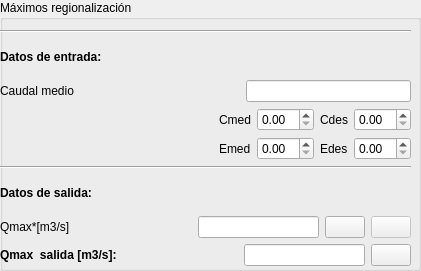
               <widget class="QGroupBox" name="groupBox_9">
                <property name="geometry">
                 <rect>
                  <x>0</x>
                  <y>710</y>
                  <width>421</width>
                  <height>271</height>
                 </rect>
                </property>
                <property name="title">
                 <string>Máximos regionalización</string>
                </property>
                <widget class="QWidget" name="layoutWidget_8">
                 <property name="geometry">
                  <rect>
                   <x>0</x>
                   <y>30</y>
                   <width>411</width>
                   <height>236</height>
                  </rect>
                 </property>
                 <layout class="QVBoxLayout" name="verticalLayout_21">
                  <item>
                   <widget class="Line" name="line_27">
                    <property name="orientation">
                     <enum>Qt::Horizontal</enum>
                    </property>
                   </widget>
                  </item>
                  <item>
                   <widget class="QLabel" name="label_55">
                    <property name="minimumSize">
                     <size>
                      <width>0</width>
                      <height>10</height>
                     </size>
                    </property>
                    <property name="font">
                     <font>
                      <weight>75</weight>
                      <bold>true</bold>
                     </font>
                    </property>
                    <property name="text">
                     <string>Datos de entrada:</string>
                    </property>
                   </widget>
                  </item>
                  <item>
                   <layout class="QHBoxLayout" name="horizontalLayout_56">
                    <item>
                     <widget class="QLabel" name="label_56">
                      <property name="toolTip">
                       <string>Mapa raster (o valor) con la precipitación anual en la cuenca [mm/año]</string>
                      </property>
                      <property name="whatsThis">
                       <string>Mapa raster (o valor) con la precipitación anual en la cuenca [mm/año]</string>
                      </property>
                      <property name="text">
                       <string>Caudal medio</string>
                      </property>
                     </widget>
                    </item>
                    <item>
                     <spacer name="horizontalSpacer_31">
                      <property name="orientation">
                       <enum>Qt::Horizontal</enum>
                      </property>
                      <property name="sizeHint" stdset="0">
                       <size>
                        <width>10</width>
                        <height>20</height>
                       </size>
                      </property>
                     </spacer>
                    </item>
                    <item>
                     <widget class="QLineEdit" name="PathInHydro_Rain_3">
                      <property name="readOnly">
                       <bool>false</bool>
                      </property>
                     </widget>
                    </item>
                   </layout>
                  </item>
                  <item>
                   <layout class="QHBoxLayout" name="horizontalLayout_57">
                    <item>
                     <layout class="QGridLayout" name="gridLayout_2">
                      <item row="0" column="2">
                       <widget class="QDoubleSpinBox" name="doubleSpinBox_20"/>
                      </item>
                      <item row="0" column="1">
                       <widget class="QLabel" name="label_57">
                        <property name="toolTip">
                         <string>Mapa raster (o valor) con la precipitación anual en la cuenca [mm/año]</string>
                        </property>
                        <property name="whatsThis">
                         <string>Mapa raster (o valor) con la precipitación anual en la cuenca [mm/año]</string>
                        </property>
                        <property name="text">
                         <string>Cmed</string>
                        </property>
                       </widget>
                      </item>
                      <item row="0" column="4">
                       <widget class="QDoubleSpinBox" name="doubleSpinBox_21"/>
                      </item>
                      <item row="0" column="3">
                       <widget class="QLabel" name="label_61">
                        <property name="toolTip">
                         <string>Mapa raster (o valor) con la precipitación anual en la cuenca [mm/año]</string>
                        </property>
                        <property name="whatsThis">
                         <string>Mapa raster (o valor) con la precipitación anual en la cuenca [mm/año]</string>
                        </property>
                        <property name="text">
                         <string>Cdes</string>
                        </property>
                       </widget>
                      </item>
                      <item row="1" column="1">
                       <widget class="QLabel" name="label_62">
                        <property name="toolTip">
                         <string>Mapa raster (o valor) con la precipitación anual en la cuenca [mm/año]</string>
                        </property>
                        <property name="whatsThis">
                         <string>Mapa raster (o valor) con la precipitación anual en la cuenca [mm/año]</string>
                        </property>
                        <property name="text">
                         <string>Emed</string>
                        </property>
                       </widget>
                      </item>
                      <item row="1" column="2">
                       <widget class="QDoubleSpinBox" name="doubleSpinBox_22"/>
                      </item>
                      <item row="1" column="3">
                       <widget class="QLabel" name="label_63">
                        <property name="toolTip">
                         <string>Mapa raster (o valor) con la precipitación anual en la cuenca [mm/año]</string>
                        </property>
                        <property name="whatsThis">
                         <string>Mapa raster (o valor) con la precipitación anual en la cuenca [mm/año]</string>
                        </property>
                        <property name="text">
                         <string>Edes</string>
                        </property>
                       </widget>
                      </item>
                      <item row="1" column="4">
                       <widget class="QDoubleSpinBox" name="doubleSpinBox_23"/>
                      </item>
                      <item row="1" column="0">
                       <spacer name="horizontalSpacer_32">
                        <property name="orientation">
                         <enum>Qt::Horizontal</enum>
                        </property>
                        <property name="sizeHint" stdset="0">
                         <size>
                          <width>10</width>
                          <height>20</height>
                         </size>
                        </property>
                       </spacer>
                      </item>
                      <item row="0" column="0">
                       <widget class="QLabel" name="label_64">
                        <property name="toolTip">
                         <string>Mapa raster (o valor) con la precipitación anual en la cuenca [mm/año]</string>
                        </property>
                        <property name="whatsThis">
                         <string>Mapa raster (o valor) con la precipitación anual en la cuenca [mm/año]</string>
                        </property>
                        <property name="text">
                         <string/>
                        </property>
                       </widget>
                      </item>
                     </layout>
                    </item>
                   </layout>
                  </item>
                  <item>
                   <layout class="QHBoxLayout" name="horizontalLayout_58"/>
                  </item>
                  <item>
                   <widget class="Line" name="line_28">
                    <property name="orientation">
                     <enum>Qt::Horizontal</enum>
                    </property>
                   </widget>
                  </item>
                  <item>
                   <widget class="QLabel" name="label_58">
                    <property name="font">
                     <font>
                      <weight>75</weight>
                      <bold>true</bold>
                     </font>
                    </property>
                    <property name="text">
                     <string>Datos de salida:</string>
                    </property>
                    <property name="textFormat">
                     <enum>Qt::AutoText</enum>
                    </property>
                   </widget>
                  </item>
                  <item>
                   <layout class="QHBoxLayout" name="horizontalLayout_59">
                    <item>
                     <widget class="QLabel" name="label_59">
                      <property name="toolTip">
                       <string>El valor del caudal calculado en cada tramo hidrológico.</string>
                      </property>
                      <property name="whatsThis">
                       <string>El valor del caudal calculado en cada tramo hidrológico.</string>
                      </property>
                      <property name="text">
                       <string>Qmax*[m3/s]</string>
                      </property>
                     </widget>
                    </item>
                    <item>
                     <spacer name="horizontalSpacer_33">
                      <property name="orientation">
                       <enum>Qt::Horizontal</enum>
                      </property>
                      <property name="sizeHint" stdset="0">
                       <size>
                        <width>10</width>
                        <height>20</height>
                       </size>
                      </property>
                     </spacer>
                    </item>
                    <item>
                     <widget class="QLineEdit" name="PathOutHydro_Qmed_3">
                      <property name="whatsThis">
                       <string>Ruta de guardado</string>
                      </property>
                      <property name="readOnly">
                       <bool>false</bool>
                      </property>
                     </widget>
                    </item>
                    <item>
                     <widget class="QPushButton" name="Button_HidroSaveQmed_4">
                      <property name="text">
                       <string/>
                      </property>
                      <property name="icon">
                       <iconset resource="resources.qrc">
                        <normaloff>:/plugins/HydroSEDPlugin/icons/folder.png</normaloff>:/plugins/HydroSEDPlugin/icons/folder.png</iconset>
                      </property>
                     </widget>
                    </item>
                    <item>
                     <widget class="QPushButton" name="Button_HidroViewQmed_3">
                      <property name="enabled">
                       <bool>false</bool>
                      </property>
                      <property name="maximumSize">
                       <size>
                        <width>40</width>
                        <height>16777215</height>
                       </size>
                      </property>
                      <property name="toolTip">
                       <string>Visualizar shp con el caudal calculado por tramos.</string>
                      </property>
                      <property name="whatsThis">
                       <string>Visualizar shp con el caudal calculado por tramos.</string>
                      </property>
                      <property name="text">
                       <string/>
                      </property>
                      <property name="icon">
                       <iconset resource="resources.qrc">
                        <normaloff>:/plugins/HydroSEDPlugin/icons/icono-ver.png</normaloff>:/plugins/HydroSEDPlugin/icons/icono-ver.png</iconset>
                      </property>
                     </widget>
                    </item>
                   </layout>
                  </item>
                  <item>
                   <layout class="QHBoxLayout" name="horizontalLayout_60">
                    <item>
                     <widget class="QLabel" name="label_60">
                      <property name="font">
                       <font>
                        <weight>75</weight>
                        <bold>true</bold>
                       </font>
                      </property>
                      <property name="toolTip">
                       <string>El valor del caudal calculado solo a la salida de la cuenca.</string>
                      </property>
                      <property name="whatsThis">
                       <string>El valor del caudal calculado solo a la salida de la cuenca.</string>
                      </property>
                      <property name="text">
                       <string>Qmax  salida [m3/s]:</string>
                      </property>
                     </widget>
                    </item>
                    <item>
                     <spacer name="horizontalSpacer_34">
                      <property name="orientation">
                       <enum>Qt::Horizontal</enum>
                      </property>
                      <property name="sizeHint" stdset="0">
                       <size>
                        <width>10</width>
                        <height>20</height>
                       </size>
                      </property>
                     </spacer>
                    </item>
                    <item>
                     <widget class="QLineEdit" name="ShowResultQmed_3">
                      <property name="readOnly">
                       <bool>true</bool>
                      </property>
                     </widget>
                    </item>
                    <item>
                     <widget class="QPushButton" name="Butto_Ejec_HidroBalance_3">
                      <property name="toolTip">
                       <string>Ejecuta el balance de largo plazo con los parametros dados.</string>
                      </property>
                      <property name="whatsThis">
                       <string>Ejecuta el balance de largo plazo con los parametros dados.</string>
                      </property>
                      <property name="text">
                       <string/>
                      </property>
                      <property name="icon">
                       <iconset resource="resources.qrc">
                        <normaloff>:/plugins/HydroSEDPlugin/icons/play.png</normaloff>:/plugins/HydroSEDPlugin/icons/play.png</iconset>
                      </property>
                     </widget>
                    </item>
                   </layout>
                  </item>
                 </layout>
                </widget>
               </widget>
